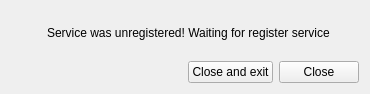
<?xml version="1.0" encoding="UTF-8"?>
<ui version="4.0">
 <class>ServiceUnregisteredWidget</class>
 <widget class="QWidget" name="ServiceUnregisteredWidget">
  <property name="windowModality">
   <enum>Qt::WindowModality::WindowModal</enum>
  </property>
  <property name="geometry">
   <rect>
    <x>0</x>
    <y>0</y>
    <width>370</width>
    <height>94</height>
   </rect>
  </property>
  <property name="minimumSize">
   <size>
    <width>370</width>
    <height>94</height>
   </size>
  </property>
  <property name="maximumSize">
   <size>
    <width>370</width>
    <height>94</height>
   </size>
  </property>
  <property name="windowTitle">
   <string>ERROR: service unavaliable</string>
  </property>
  <layout class="QGridLayout" name="gridLayout">
   <item row="0" column="0">
    <layout class="QVBoxLayout" name="verticalLayout">
     <item>
      <layout class="QHBoxLayout" name="horizontalLayout_3">
       <item>
        <layout class="QHBoxLayout" name="horizontalLayout">
         <item>
          <widget class="QLabel" name="iconLabel">
           <property name="minimumSize">
            <size>
             <width>30</width>
             <height>30</height>
            </size>
           </property>
           <property name="maximumSize">
            <size>
             <width>16</width>
             <height>30</height>
            </size>
           </property>
           <property name="text">
            <string/>
           </property>
          </widget>
         </item>
         <item>
          <widget class="QLabel" name="textLabel">
           <property name="text">
            <string>Service was unregistered! Waiting for register service</string>
           </property>
          </widget>
         </item>
        </layout>
       </item>
      </layout>
     </item>
     <item>
      <layout class="QHBoxLayout" name="horizontalLayout_2">
       <item>
        <spacer name="horizontalSpacer">
         <property name="orientation">
          <enum>Qt::Orientation::Horizontal</enum>
         </property>
         <property name="sizeHint" stdset="0">
          <size>
           <width>198</width>
           <height>20</height>
          </size>
         </property>
        </spacer>
       </item>
       <item>
        <widget class="QPushButton" name="closeAndExitButton">
         <property name="text">
          <string>Close and exit</string>
         </property>
        </widget>
       </item>
       <item>
        <widget class="QPushButton" name="closeButton">
         <property name="text">
          <string>Close</string>
         </property>
        </widget>
       </item>
      </layout>
     </item>
    </layout>
   </item>
  </layout>
 </widget>
 <resources/>
 <connections/>
</ui>
